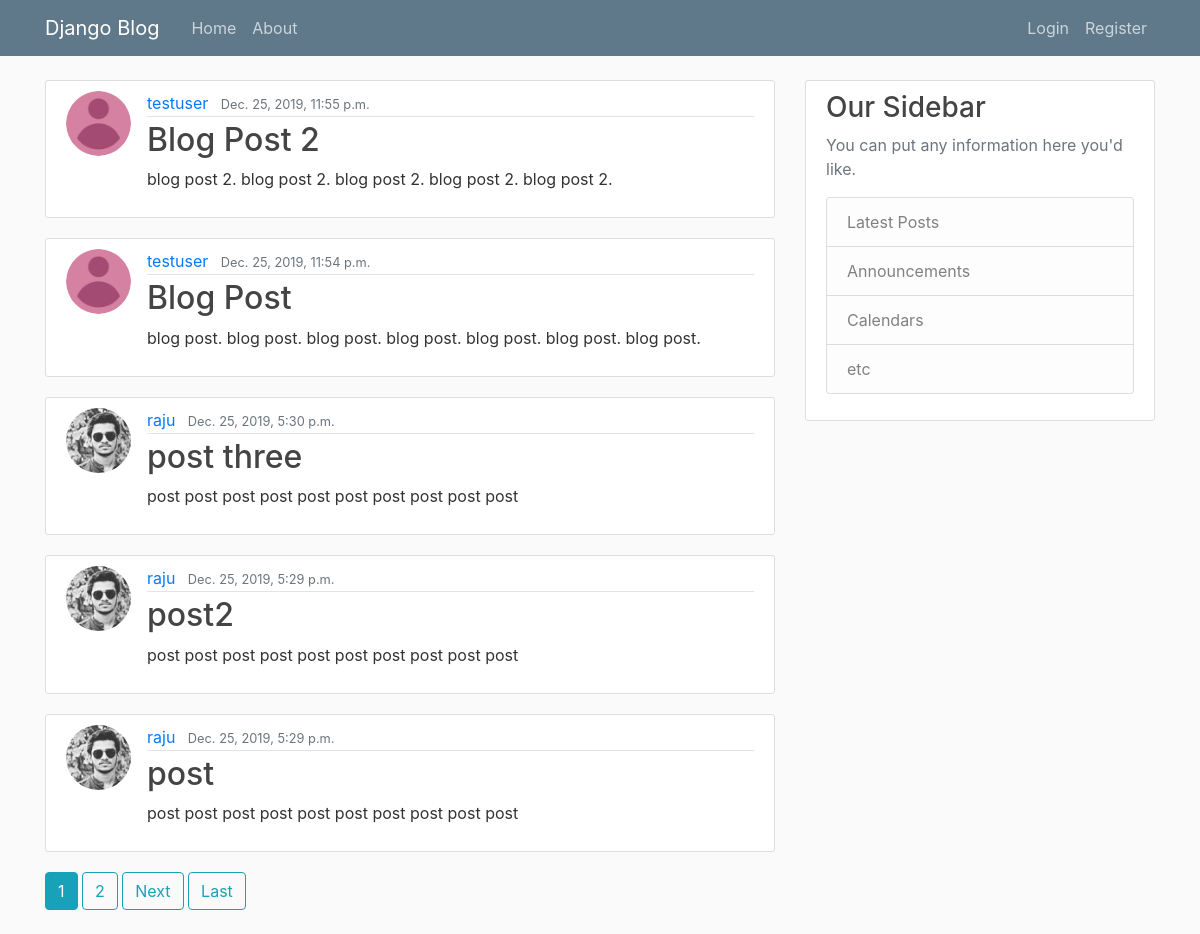
The page / on the database its author committed.
### blog/models.py (models this page shows, shortened)
class Post(models.Model):
    title = models.CharField(max_length=100)
    content = models.TextField()
    date_posted = models.DateTimeField(default=timezone.now)
    author = models.ForeignKey(User, on_delete=models.CASCADE)

### users/models.py (models this page shows, shortened)
class Profile(models.Model):
    user = models.OneToOneField(User, on_delete=models.CASCADE)
    image = models.ImageField(default='default.png', upload_to='profile_pics')
    bio = models.TextField(max_length=1000, blank=True, null=True)

### blog/views.py (the view)
# urls.py: path('', PostListView.as_view(), name='blog-home'),
class PostListView(ListView):
    model = Post
    template_name = 'blog/home.html'
    context_object_name = 'posts'
    ordering = '-date_posted'
    paginate_by = 5

### blog/templates/blog/home.html (shortened to what this page needs)
{% extends "blog/base.html" %}
{% block content %}
{% for post in posts %}
<article class="media content-section">
  <img class="rounded-circle article-img" src="{{ post.author.profile.image.url }}" alt="{{ post.author }}">
  <div class="media-body">
    <div class="article-metadata">
      <a class="mr-2" href="{% url 'blog:user-post' post.author.username %}">{{ post.author }}</a>
      <small class="text-muted">{{ post.date_posted }}</small>
    </div>
    <h2><a class="article-title" href="{% url 'blog:post-detail' post.id %}">{{ post.title }}</a></h2>
    <p class="article-content">{{ post.content }}</p>
  </div>
</article>
{% endfor %}
{% if is_paginated %}
  {% for num in page_obj.paginator.page_range %}
    {% if page_obj.number == num %}
      <a class="btn btn-info mb-4" href="?page={{ num }}">{{ num }}</a>
    {% elif num > page_obj.number|add:'-3' and num < page_obj.number|add:'3' %}
      <a class="btn btn-outline-info mb-4" href="?page={{ num }}">{{ num }}</a>
    {% endif %}
  {% endfor %}
  {% if page_obj.has_next %}
    <a class="btn btn-outline-info mb-4" href="?page={{ page_obj.next_page_number }}">Next</a>
    <a class="btn btn-outline-info mb-4" href="?page={{ page_obj.paginator.num_pages }}">Last</a>
  {% endif %}
{% endif %}
{% endblock content %}

### blog/static/blog/main.css (style rules this page uses)
body { background: #fafafa; color: #333333; margin-top: 5rem; }
h1, h2, h3, h4, h5, h6 { color: #444444; }
.content-section { background: #ffffff; padding: 10px 20px; border: 1px solid #dddddd; border-radius: 3px; margin-bottom: 20px; }
.article-title { color: #444444; }
.article-content { white-space: pre-line; }
.article-img { height: 65px; width: 65px; margin-right: 16px; }
.article-metadata { padding-bottom: 1px; margin-bottom: 4px; border-bottom: 1px solid #e3e3e3 }

### rows shown on the page
Post: author.profile.image (placeholder picture), author "testuser", date_posted "Dec. 25, 2019, 11:55 p.m.", title "Blog Post 2", content "blog post 2. blog post 2. blog post 2. blog post 2. blog post 2."
Post: author.profile.image (placeholder picture), author "testuser", date_posted "Dec. 25, 2019, 11:54 p.m.", title "Blog Post", content "blog post. blog post. blog post. blog post. blog post. blog post. blog post."
Post: author.profile.image (picture), author "raju", date_posted "Dec. 25, 2019, 5:30 p.m.", title "post three", content "post post post post post post post post post post"
Post: author.profile.image (picture), author "raju", date_posted "Dec. 25, 2019, 5:29 p.m.", title "post2", content "post post post post post post post post post post"
Post: author.profile.image (picture), author "raju", date_posted "Dec. 25, 2019, 5:29 p.m.", title "post", content "post post post post post post post post post post"

### other values the page prints
{{ num }} "1"
{{ num }} "2"
